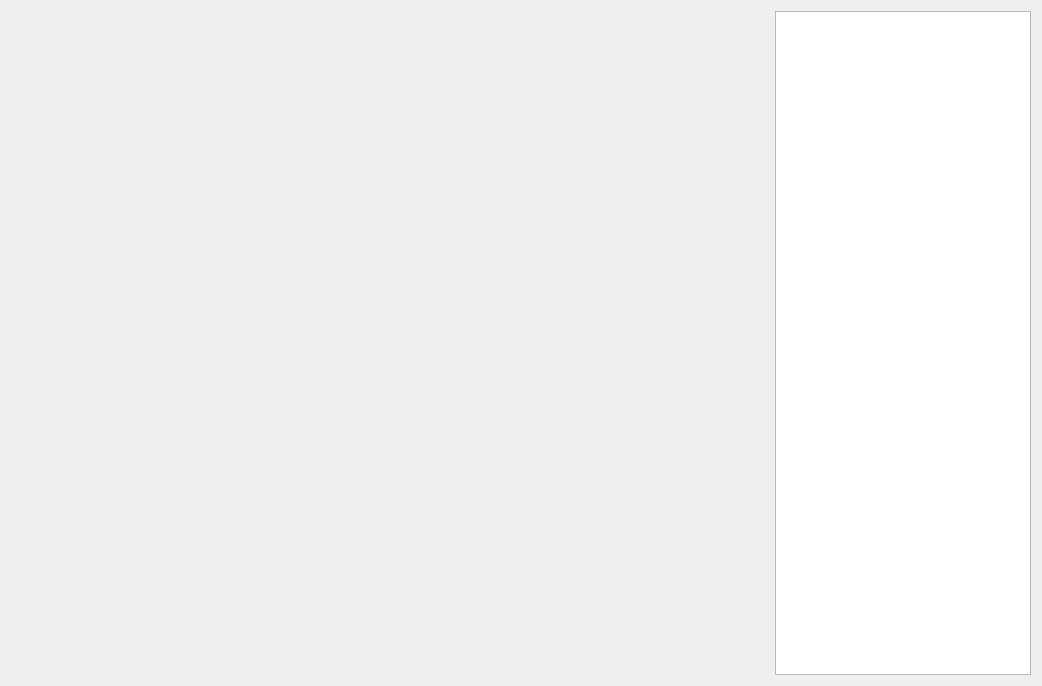
<?xml version="1.0" encoding="UTF-8"?>
<ui version="4.0">
 <class>Trends</class>
 <widget class="QConnectedTabWidget" name="Trends">
  <property name="geometry">
   <rect>
    <x>0</x>
    <y>0</y>
    <width>1042</width>
    <height>686</height>
   </rect>
  </property>
  <property name="windowTitle">
   <string>Trends</string>
  </property>
  <layout class="QGridLayout" name="gridLayout">
   <item row="0" column="0">
    <layout class="QHBoxLayout" name="horizontalLayout">
     <item>
      <widget class="CustomTQtWidget" name="qtCanvas" native="true">
       <property name="enabled">
        <bool>true</bool>
       </property>
       <property name="sizePolicy">
        <sizepolicy hsizetype="Expanding" vsizetype="Expanding">
         <horstretch>0</horstretch>
         <verstretch>0</verstretch>
        </sizepolicy>
       </property>
       <property name="minimumSize">
        <size>
         <width>500</width>
         <height>500</height>
        </size>
       </property>
       <property name="autoFillBackground">
        <bool>true</bool>
       </property>
      </widget>
     </item>
    </layout>
   </item>
   <item row="0" column="1">
    <layout class="QHBoxLayout" name="horizontalLayout_2">
     <item>
      <widget class="QTableView" name="selView">
       <property name="sizePolicy">
        <sizepolicy hsizetype="Fixed" vsizetype="Expanding">
         <horstretch>0</horstretch>
         <verstretch>0</verstretch>
        </sizepolicy>
       </property>
       <property name="selectionMode">
        <enum>QAbstractItemView::SingleSelection</enum>
       </property>
       <property name="selectionBehavior">
        <enum>QAbstractItemView::SelectRows</enum>
       </property>
      </widget>
     </item>
    </layout>
   </item>
  </layout>
 </widget>
 <customwidgets>
  <customwidget>
   <class>CustomTQtWidget</class>
   <extends>QWidget</extends>
   <header>CustomTQtWidget.h</header>
   <container>1</container>
  </customwidget>
  <customwidget>
   <class>QConnectedTabWidget</class>
   <extends>QWidget</extends>
   <header>QConnectedTabWidget.h</header>
   <container>1</container>
  </customwidget>
 </customwidgets>
 <resources/>
 <connections/>
</ui>
